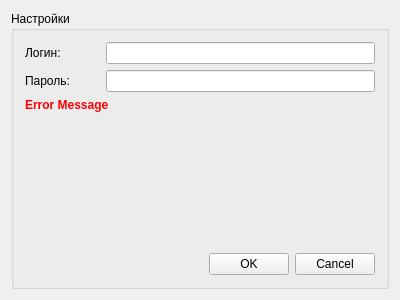
<?xml version="1.0" encoding="UTF-8"?>
<ui version="4.0">
 <class>MainWindow</class>
 <widget class="QMainWindow" name="MainWindow">
  <property name="geometry">
   <rect>
    <x>0</x>
    <y>0</y>
    <width>400</width>
    <height>300</height>
   </rect>
  </property>
  <property name="windowTitle">
   <string>Настройки</string>
  </property>
  <property name="windowIcon">
   <iconset resource="res.qrc">
    <normaloff>:/favicon.ico</normaloff>:/favicon.ico</iconset>
  </property>
  <widget class="QWidget" name="centralWidget">
   <layout class="QVBoxLayout" name="verticalLayout">
    <item>
     <layout class="QVBoxLayout" name="layout">
      <item>
       <widget class="QGroupBox" name="groupBox">
        <property name="title">
         <string>Настройки</string>
        </property>
        <layout class="QVBoxLayout" name="verticalLayout_3">
         <item>
          <layout class="QVBoxLayout" name="verticalLayout_2">
           <item>
            <layout class="QHBoxLayout" name="horizontalLayout">
             <item>
              <widget class="QLabel" name="label">
               <property name="minimumSize">
                <size>
                 <width>75</width>
                 <height>0</height>
                </size>
               </property>
               <property name="text">
                <string>Логин: </string>
               </property>
              </widget>
             </item>
             <item>
              <widget class="QLineEdit" name="lineEditLogin"/>
             </item>
            </layout>
           </item>
          </layout>
         </item>
         <item>
          <layout class="QHBoxLayout" name="horizontalLayout_2">
           <item>
            <widget class="QLabel" name="label_2">
             <property name="minimumSize">
              <size>
               <width>75</width>
               <height>0</height>
              </size>
             </property>
             <property name="text">
              <string>Пароль:</string>
             </property>
            </widget>
           </item>
           <item>
            <widget class="QLineEdit" name="lineEditPassword">
             <property name="echoMode">
              <enum>QLineEdit::Password</enum>
             </property>
            </widget>
           </item>
          </layout>
         </item>
         <item>
          <widget class="QLabel" name="errorLabel">
           <property name="styleSheet">
            <string notr="true">color: rgb(255, 0, 4);
font: bold;</string>
           </property>
           <property name="lineWidth">
            <number>5</number>
           </property>
           <property name="text">
            <string>Error Message</string>
           </property>
          </widget>
         </item>
         <item>
          <spacer name="verticalSpacer">
           <property name="orientation">
            <enum>Qt::Vertical</enum>
           </property>
           <property name="sizeHint" stdset="0">
            <size>
             <width>20</width>
             <height>40</height>
            </size>
           </property>
          </spacer>
         </item>
         <item>
          <layout class="QHBoxLayout" name="horizontalLayout_3">
           <item>
            <spacer name="horizontalSpacer">
             <property name="orientation">
              <enum>Qt::Horizontal</enum>
             </property>
             <property name="sizeHint" stdset="0">
              <size>
               <width>40</width>
               <height>20</height>
              </size>
             </property>
            </spacer>
           </item>
           <item>
            <widget class="QPushButton" name="pushButtonOk">
             <property name="text">
              <string>OK</string>
             </property>
            </widget>
           </item>
           <item>
            <widget class="QPushButton" name="pushButtonCancel">
             <property name="text">
              <string>Cancel</string>
             </property>
            </widget>
           </item>
          </layout>
         </item>
        </layout>
       </widget>
      </item>
     </layout>
    </item>
   </layout>
  </widget>
 </widget>
 <layoutdefault spacing="6" margin="11"/>
 <resources>
  <include location="res.qrc"/>
 </resources>
 <connections/>
</ui>
